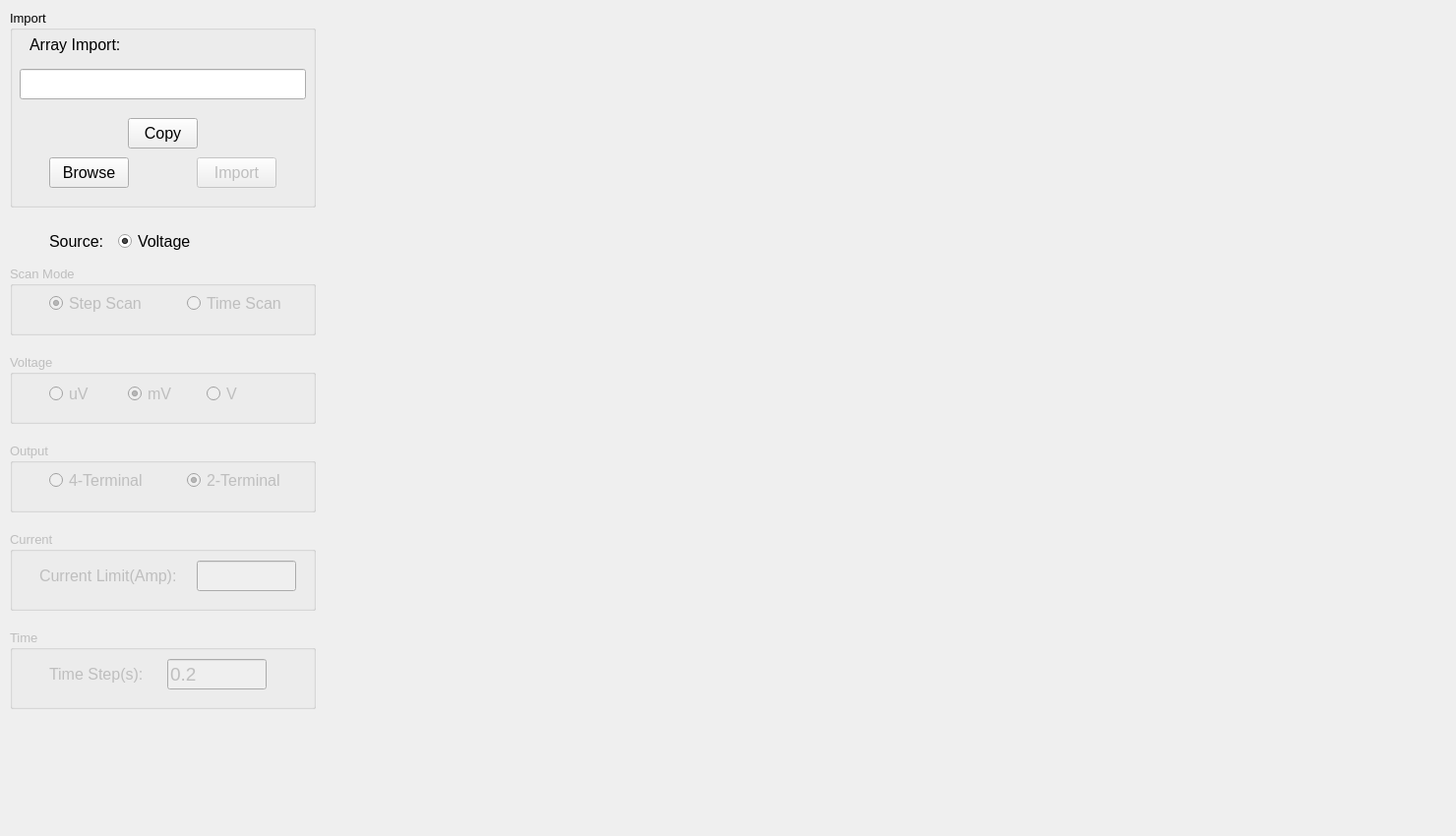
              <widget class="QWidget" name="tab_10">
               <attribute name="title">
                <string>Imported Plot</string>
               </attribute>
               <widget class="QWidget" name="widget_import" native="true">
                <property name="geometry">
                 <rect>
                  <x>320</x>
                  <y>0</y>
                  <width>1151</width>
                  <height>841</height>
                 </rect>
                </property>
                <widget class="MatplotlibWidget" name="mplwidget_import">
                 <property name="geometry">
                  <rect>
                   <x>520</x>
                   <y>230</y>
                   <width>16</width>
                   <height>16</height>
                  </rect>
                 </property>
                </widget>
               </widget>
               <widget class="QGroupBox" name="groupBox_import_keithley">
                <property name="geometry">
                 <rect>
                  <x>10</x>
                  <y>10</y>
                  <width>311</width>
                  <height>201</height>
                 </rect>
                </property>
                <property name="font">
                 <font>
                  <pointsize>10</pointsize>
                 </font>
                </property>
                <property name="title">
                 <string>Import</string>
                </property>
                <widget class="QLineEdit" name="lineEdit_directory_keithley">
                 <property name="geometry">
                  <rect>
                   <x>10</x>
                   <y>60</y>
                   <width>291</width>
                   <height>31</height>
                  </rect>
                 </property>
                 <property name="font">
                  <font>
                   <pointsize>10</pointsize>
                  </font>
                 </property>
                </widget>
                <widget class="QLabel" name="label_7">
                 <property name="geometry">
                  <rect>
                   <x>20</x>
                   <y>20</y>
                   <width>111</width>
                   <height>31</height>
                  </rect>
                 </property>
                 <property name="font">
                  <font>
                   <pointsize>12</pointsize>
                  </font>
                 </property>
                 <property name="text">
                  <string>Array Import:</string>
                 </property>
                </widget>
                <widget class="QPushButton" name="pushButton_browse_keithley">
                 <property name="geometry">
                  <rect>
                   <x>40</x>
                   <y>150</y>
                   <width>81</width>
                   <height>31</height>
                  </rect>
                 </property>
                 <property name="font">
                  <font>
                   <pointsize>12</pointsize>
                  </font>
                 </property>
                 <property name="text">
                  <string>Browse</string>
                 </property>
                </widget>
                <widget class="QPushButton" name="pushButton_import_keithley">
                 <property name="enabled">
                  <bool>false</bool>
                 </property>
                 <property name="geometry">
                  <rect>
                   <x>190</x>
                   <y>150</y>
                   <width>81</width>
                   <height>31</height>
                  </rect>
                 </property>
                 <property name="font">
                  <font>
                   <pointsize>12</pointsize>
                  </font>
                 </property>
                 <property name="text">
                  <string>Import</string>
                 </property>
                </widget>
                <widget class="QPushButton" name="pushButton_copy_keithley">
                 <property name="enabled">
                  <bool>true</bool>
                 </property>
                 <property name="geometry">
                  <rect>
                   <x>120</x>
                   <y>110</y>
                   <width>71</width>
                   <height>31</height>
                  </rect>
                 </property>
                 <property name="font">
                  <font>
                   <pointsize>12</pointsize>
                  </font>
                 </property>
                 <property name="text">
                  <string>Copy</string>
                 </property>
                </widget>
               </widget>
               <widget class="QGroupBox" name="groupBox_scan_mode_keithley">
                <property name="enabled">
                 <bool>false</bool>
                </property>
                <property name="geometry">
                 <rect>
                  <x>10</x>
                  <y>270</y>
                  <width>311</width>
                  <height>71</height>
                 </rect>
                </property>
                <property name="font">
                 <font>
                  <pointsize>10</pointsize>
                 </font>
                </property>
                <property name="title">
                 <string>Scan Mode</string>
                </property>
                <widget class="QRadioButton" name="radioButton_timescan_keithley">
                 <property name="geometry">
                  <rect>
                   <x>180</x>
                   <y>30</y>
                   <width>101</width>
                   <height>17</height>
                  </rect>
                 </property>
                 <property name="font">
                  <font>
                   <pointsize>12</pointsize>
                  </font>
                 </property>
                 <property name="text">
                  <string>Time Scan</string>
                 </property>
                 <property name="checked">
                  <bool>false</bool>
                 </property>
                </widget>
                <widget class="QRadioButton" name="radioButton_stepscan_keithley">
                 <property name="enabled">
                  <bool>false</bool>
                 </property>
                 <property name="geometry">
                  <rect>
                   <x>40</x>
                   <y>30</y>
                   <width>101</width>
                   <height>17</height>
                  </rect>
                 </property>
                 <property name="font">
                  <font>
                   <pointsize>12</pointsize>
                  </font>
                 </property>
                 <property name="text">
                  <string>Step Scan</string>
                 </property>
                 <property name="checkable">
                  <bool>true</bool>
                 </property>
                 <property name="checked">
                  <bool>true</bool>
                 </property>
                </widget>
               </widget>
               <widget class="QLabel" name="label">
                <property name="geometry">
                 <rect>
                  <x>50</x>
                  <y>230</y>
                  <width>61</width>
                  <height>31</height>
                 </rect>
                </property>
                <property name="font">
                 <font>
                  <pointsize>12</pointsize>
                 </font>
                </property>
                <property name="text">
                 <string>Source:</string>
                </property>
               </widget>
               <widget class="QRadioButton" name="radioButton_voltage_keithley">
                <property name="geometry">
                 <rect>
                  <x>120</x>
                  <y>230</y>
                  <width>81</width>
                  <height>31</height>
                 </rect>
                </property>
                <property name="font">
                 <font>
                  <pointsize>12</pointsize>
                 </font>
                </property>
                <property name="text">
                 <string>Voltage</string>
                </property>
                <property name="checked">
                 <bool>true</bool>
                </property>
               </widget>
               <widget class="QGroupBox" name="groupBox_voltage_keithley">
                <property name="enabled">
                 <bool>false</bool>
                </property>
                <property name="geometry">
                 <rect>
                  <x>10</x>
                  <y>360</y>
                  <width>311</width>
                  <height>71</height>
                 </rect>
                </property>
                <property name="font">
                 <font>
                  <pointsize>10</pointsize>
                 </font>
                </property>
                <property name="title">
                 <string>Voltage</string>
                </property>
                <widget class="QRadioButton" name="radioButton_uv_keithley">
                 <property name="geometry">
                  <rect>
                   <x>40</x>
                   <y>30</y>
                   <width>51</width>
                   <height>21</height>
                  </rect>
                 </property>
                 <property name="font">
                  <font>
                   <pointsize>12</pointsize>
                  </font>
                 </property>
                 <property name="text">
                  <string>uV</string>
                 </property>
                </widget>
                <widget class="QRadioButton" name="radioButton_mv_keithley">
                 <property name="geometry">
                  <rect>
                   <x>120</x>
                   <y>30</y>
                   <width>51</width>
                   <height>21</height>
                  </rect>
                 </property>
                 <property name="font">
                  <font>
                   <pointsize>12</pointsize>
                  </font>
                 </property>
                 <property name="text">
                  <string>mV</string>
                 </property>
                 <property name="checked">
                  <bool>true</bool>
                 </property>
                </widget>
                <widget class="QRadioButton" name="radioButton_v_keithley">
                 <property name="geometry">
                  <rect>
                   <x>200</x>
                   <y>30</y>
                   <width>41</width>
                   <height>21</height>
                  </rect>
                 </property>
                 <property name="font">
                  <font>
                   <pointsize>12</pointsize>
                  </font>
                 </property>
                 <property name="text">
                  <string>V</string>
                 </property>
                </widget>
               </widget>
               <widget class="QGroupBox" name="groupBox_current_keithley">
                <property name="enabled">
                 <bool>false</bool>
                </property>
                <property name="geometry">
                 <rect>
                  <x>10</x>
                  <y>540</y>
                  <width>311</width>
                  <height>81</height>
                 </rect>
                </property>
                <property name="font">
                 <font>
                  <pointsize>10</pointsize>
                 </font>
                </property>
                <property name="title">
                 <string>Current</string>
                </property>
                <widget class="QLineEdit" name="lineEdit_climit_keithley">
                 <property name="geometry">
                  <rect>
                   <x>190</x>
                   <y>30</y>
                   <width>101</width>
                   <height>31</height>
                  </rect>
                 </property>
                 <property name="font">
                  <font>
                   <pointsize>12</pointsize>
                  </font>
                 </property>
                 <property name="text">
                  <string/>
                 </property>
                </widget>
                <widget class="QLabel" name="label_yname_keithley_3">
                 <property name="geometry">
                  <rect>
                   <x>30</x>
                   <y>30</y>
                   <width>181</width>
                   <height>31</height>
                  </rect>
                 </property>
                 <property name="font">
                  <font>
                   <pointsize>12</pointsize>
                  </font>
                 </property>
                 <property name="text">
                  <string>Current Limit(Amp):</string>
                 </property>
                </widget>
               </widget>
               <widget class="QGroupBox" name="groupBox_time_keithley">
                <property name="enabled">
                 <bool>false</bool>
                </property>
                <property name="geometry">
                 <rect>
                  <x>10</x>
                  <y>640</y>
                  <width>311</width>
                  <height>81</height>
                 </rect>
                </property>
                <property name="font">
                 <font>
                  <pointsize>10</pointsize>
                 </font>
                </property>
                <property name="title">
                 <string>Time</string>
                </property>
                <widget class="QLabel" name="label_yname_keithley_2">
                 <property name="geometry">
                  <rect>
                   <x>40</x>
                   <y>30</y>
                   <width>101</width>
                   <height>31</height>
                  </rect>
                 </property>
                 <property name="font">
                  <font>
                   <pointsize>12</pointsize>
                  </font>
                 </property>
                 <property name="text">
                  <string>Time Step(s):</string>
                 </property>
                </widget>
                <widget class="QLineEdit" name="lineEdit_tstep_keithley">
                 <property name="geometry">
                  <rect>
                   <x>160</x>
                   <y>30</y>
                   <width>101</width>
                   <height>31</height>
                  </rect>
                 </property>
                 <property name="font">
                  <font>
                   <pointsize>14</pointsize>
                  </font>
                 </property>
                 <property name="text">
                  <string>0.2</string>
                 </property>
                </widget>
               </widget>
               <widget class="QGroupBox" name="groupBox_output_keithley">
                <property name="enabled">
                 <bool>false</bool>
                </property>
                <property name="geometry">
                 <rect>
                  <x>10</x>
                  <y>450</y>
                  <width>311</width>
                  <height>71</height>
                 </rect>
                </property>
                <property name="font">
                 <font>
                  <pointsize>10</pointsize>
                 </font>
                </property>
                <property name="title">
                 <string>Output</string>
                </property>
                <widget class="QRadioButton" name="radioButton_Lead4_keithley">
                 <property name="geometry">
                  <rect>
                   <x>40</x>
                   <y>30</y>
                   <width>111</width>
                   <height>17</height>
                  </rect>
                 </property>
                 <property name="font">
                  <font>
                   <pointsize>12</pointsize>
                  </font>
                 </property>
                 <property name="text">
                  <string>4-Terminal</string>
                 </property>
                </widget>
                <widget class="QRadioButton" name="radioButton_Lead2_keithley">
                 <property name="geometry">
                  <rect>
                   <x>180</x>
                   <y>30</y>
                   <width>101</width>
                   <height>17</height>
                  </rect>
                 </property>
                 <property name="font">
                  <font>
                   <pointsize>12</pointsize>
                  </font>
                 </property>
                 <property name="text">
                  <string>2-Terminal</string>
                 </property>
                 <property name="checked">
                  <bool>true</bool>
                 </property>
                </widget>
               </widget>
              </widget>
